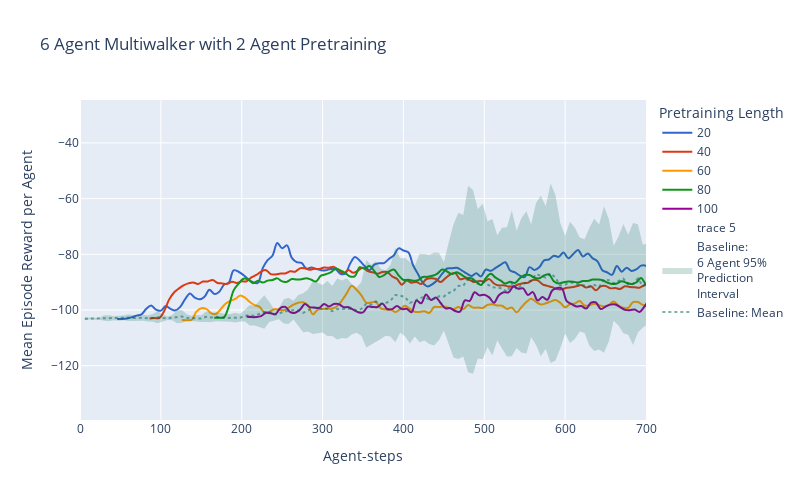

The cell this chart's notebook holds for it:
### Markdown cell above
# Graph

### Code cell
import numpy as np
import pandas as pd

def baseline_prediction_interval(num_agents, path):
    data = []
    for p in path:
        # Read each table
        _df = pd.read_csv(p)
        # Filter for number of agents
        _df = _df[_df['num_agents']==num_agents]
        # Filter for tabula rasa
        _df = _df[_df['steps_pretrained']==0]
        _df['env_runners/episode_reward_mean'] = (
            _df['env_runners/episode_reward_mean']
            .div(num_agents)
            .replace('NaN',None)
            .bfill())
        data.append(_df)

    seq = (pd.concat(data, ignore_index=True)
           .groupby('_step')['env_runners/episode_reward_mean']
           )

    # Mean and standard deviation per timestep
    mean = seq.mean()
    std_dev = seq.std()
    n = seq.count()

    # Calculate the Prediction Interval (PI)
    # For large n, using z=1.96 for ~95% coverage. (Central limit theorem)
    z = 1.96
    margin_of_error = z * std_dev * np.sqrt(1 + 1/n)

    x = np.concatenate([mean.index]) * num_agents

    return x, mean, margin_of_error


def get_avg_retrain(task_agents, path, pre_agents=2):
    data = []
    for p in path:
        # Read each table
        _df = pd.read_csv(p)
        # Filter for number of agents
        _df = _df[_df['num_agents']==task_agents]
        # Filter for NON tabula rasa
        _df = _df[_df['steps_pretrained']>0]
        #_df = _df[_df['steps_pretrained']<200]
        data.append(_df)

    d1 = (pd.concat(data, ignore_index=True)
          .groupby(['steps_pretrained','_step'])['env_runners/episode_reward_mean']
          .mean()
          .reset_index()
          )
    
    d1['per_agent_erm'] = (d1['env_runners/episode_reward_mean']
                           .div(task_agents)
                           .replace('NaN',None)
                           .bfill())

    d1['timestep'] = pre_agents*d1['steps_pretrained'] + task_agents*d1['_step']

    return d1

import plotly.express as px
import plotly.graph_objects as go

def plot_avg_retrain(task_agents, path, env, pre_agents=2, 
                     show=True, write=True, x_lim=None, max_pre=None):
    retrain_results = get_avg_retrain(task_agents, path)

    if max_pre:
        retrain_results = retrain_results[retrain_results["steps_pretrained"]<=max_pre]

    base_x, base_mean, base_err = baseline_prediction_interval(task_agents, path)

    fig = px.line(
        retrain_results,
        y="per_agent_erm", 
        x="timestep", color="steps_pretrained", line_group="steps_pretrained",
        color_discrete_sequence=px.colors.qualitative.G10, line_shape="spline", 
        render_mode="svg", 
        title=f"{task_agents} Agent {env} with {pre_agents} Agent Pretraining",
        labels={
            "per_agent_erm" : "Mean Episode Reward per Agent", 
            "timestep": "Agent-steps",
            "steps_pretrained": "Pretraining Length"})

    fig.add_trace(go.Scatter(
        x=base_x,
        y=base_mean-base_err,
        line=dict(color='rgba(255,255,255,0)', width=0),
    ))
    fig.add_trace(go.Scatter(
        x=base_x,
        y=base_mean+base_err,
        fill='tonexty',
        fillcolor='rgba(0,100,80,0.2)',  # semi-transparent fill
        line=dict(color='rgba(255,255,255,0)'),
        name=f'Baseline:<br>{task_agents} Agent 95%<br>Prediction<br>Interval',
        hoverinfo="skip"
    ))

    fig.add_trace(go.Scatter(
        y=base_mean, x=base_x,
        line_color='rgba(0,100,80,0.5)',
        line=dict(dash='dot'),
        name=f'Baseline: Mean'
    ))

    fig.update_layout(width=800, height=500,)
    if x_lim:
        fig.update_xaxes(range=[0, x_lim])
    if show:
        fig.show()
    if write:
        fig.write_image(f"{env}-{task_agents}-agent.png", width=800, height=500)

    return base_x, base_mean, retrain_results

# base_x, base_mean, retrain_results = plot_avg_retrain(
#     5, path=['foraging-base_history.csv','forage-scale-2_history.csv'], 
#     env="LBF", pre_agents=2, write=False)

#base_x, base_mean, retrain_results = plot_avg_retrain(
#    4, path=['mini-test-waterworld_history.csv','ww_test_history.csv'], env="Waterworld", write=False)



base_x, base_mean, retrain_results = plot_avg_retrain(
   6, path=['multiwalker_history.csv','tune_multiwalker_history.csv','multiwalker-2_history.csv','walker-sup_history.csv'], 
   env="Multiwalker", write=False, x_lim=700, max_pre=100)

### Figure 1 — Plotly figure (JSON) as saved in the notebook; plotly's stock layout.template omitted (floating-point values rounded to 4 significant figures; data arrays with more than 128 entries replaced by an {"elided": "..."} marker saying what was removed)
{"data": [{"hovertemplate": "Pretraining Length=20<br>Agent-steps=%{x}<br>Mean Episode Reward per Agent=%{y}<extra></extra>", "legendgroup": "20", "line": {"color": "#3366CC", "dash": "solid", "shape": "spline"}, "marker": {"symbol": "circle"}, "mode": "lines", "name": "20", "orientation": "v", "showlegend": true, "type": "scatter", "x": {"elided": "250 int values"}, "xaxis": "x", "y": {"elided": "250 float values"}, "yaxis": "y"}, {"hovertemplate": "Pretraining Length=40<br>Agent-steps=%{x}<br>Mean Episode Reward per Agent=%{y}<extra></extra>", "legendgroup": "40", "line": {"color": "#DC3912", "dash": "solid", "shape": "spline"}, "marker": {"symbol": "circle"}, "mode": "lines", "name": "40", "orientation": "v", "showlegend": true, "type": "scatter", "x": {"elided": "250 int values"}, "xaxis": "x", "y": {"elided": "250 float values"}, "yaxis": "y"}, {"hovertemplate": "Pretraining Length=60<br>Agent-steps=%{x}<br>Mean Episode Reward per Agent=%{y}<extra></extra>", "legendgroup": "60", "line": {"color": "#FF9900", "dash": "solid", "shape": "spline"}, "marker": {"symbol": "circle"}, "mode": "lines", "name": "60", "orientation": "v", "showlegend": true, "type": "scatter", "x": {"elided": "240 int values"}, "xaxis": "x", "y": {"elided": "240 float values"}, "yaxis": "y"}, {"hovertemplate": "Pretraining Length=80<br>Agent-steps=%{x}<br>Mean Episode Reward per Agent=%{y}<extra></extra>", "legendgroup": "80", "line": {"color": "#109618", "dash": "solid", "shape": "spline"}, "marker": {"symbol": "circle"}, "mode": "lines", "name": "80", "orientation": "v", "showlegend": true, "type": "scatter", "x": {"elided": "220 int values"}, "xaxis": "x", "y": {"elided": "220 float values"}, "yaxis": "y"}, {"hovertemplate": "Pretraining Length=100<br>Agent-steps=%{x}<br>Mean Episode Reward per Agent=%{y}<extra></extra>", "legendgroup": "100", "line": {"color": "#990099", "dash": "solid", "shape": "spline"}, "marker": {"symbol": "circle"}, "mode": "lines", "name": "100", "orientation": "v", "showlegend": true, "type": "scatter", "x": {"elided": "200 int values"}, "xaxis": "x", "y": {"elided": "200 float values"}, "yaxis": "y"}, {"line": {"color": "rgba(255,255,255,0)", "width": 0}, "type": "scatter", "x": {"elided": "600 int values"}, "y": {"elided": "600 float values"}}, {"fill": "tonexty", "fillcolor": "rgba(0,100,80,0.2)", "hoverinfo": "skip", "line": {"color": "rgba(255,255,255,0)"}, "name": "Baseline:<br>6 Agent 95%<br>Prediction<br>Interval", "type": "scatter", "x": {"elided": "600 int values"}, "y": {"elided": "600 float values"}}, {"line": {"color": "rgba(0,100,80,0.5)", "dash": "dot"}, "name": "Baseline: Mean", "type": "scatter", "x": {"elided": "600 int values"}, "y": {"elided": "600 float values"}}], "layout": {"height": 500, "legend": {"title": {"text": "Pretraining Length"}, "tracegroupgap": 0}, "title": {"text": "6 Agent Multiwalker with 2 Agent Pretraining"}, "width": 800, "xaxis": {"anchor": "y", "domain": [0, 1], "range": [0, 700], "title": {"text": "Agent-steps"}}, "yaxis": {"anchor": "x", "domain": [0, 1], "title": {"text": "Mean Episode Reward per Agent"}}}}
